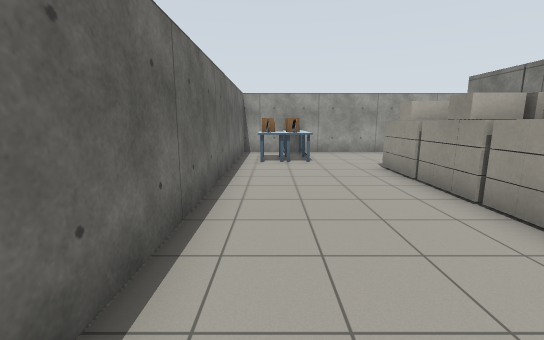
View 1 (above)

19 first-person views from a walk through a Gazebo world. The camera is 1.3 m above the floor, tilts 10° down and sees 90° across. Floor lines are 1 m apart. The floor is counted in squares, 1 m on a side. Each view is taken from the middle of a square. On the plan, view 1 faces up. The plan holds only what a view shows up to about 13 squares ahead; the rest is blank. Robots are left out. Gazebo's built-in surfaces are drawn with simple patterns. Some stock models are drawn as simple stand-ins. Some surface patterns are stand-ins.

View 2
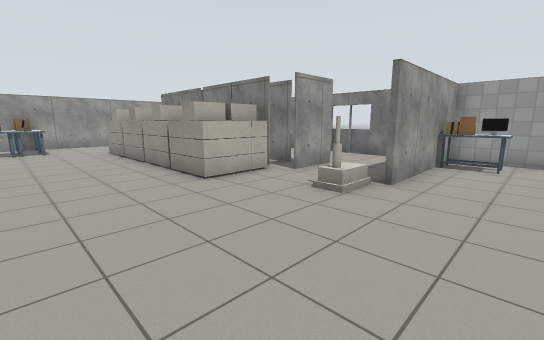

View 3
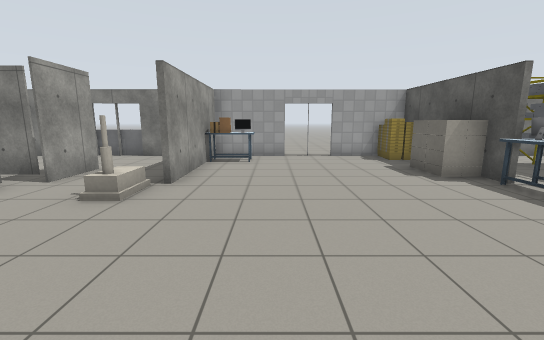

View 4
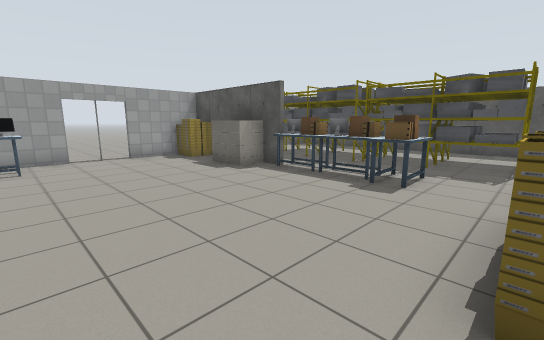

View 5
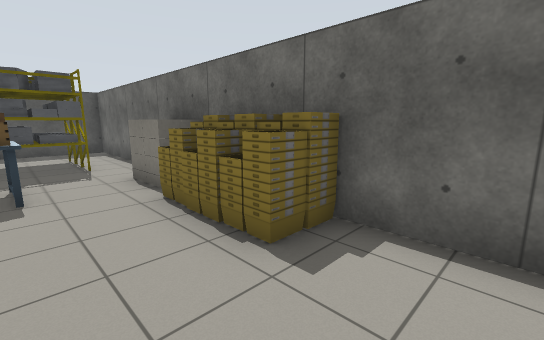

View 6
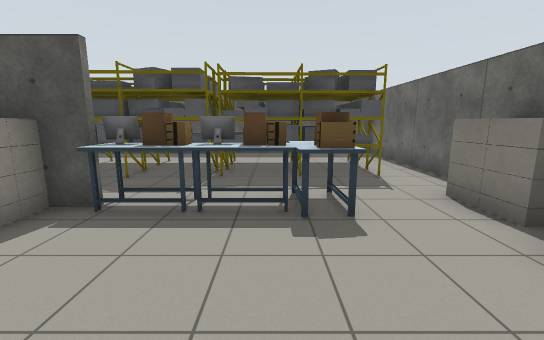

View 7
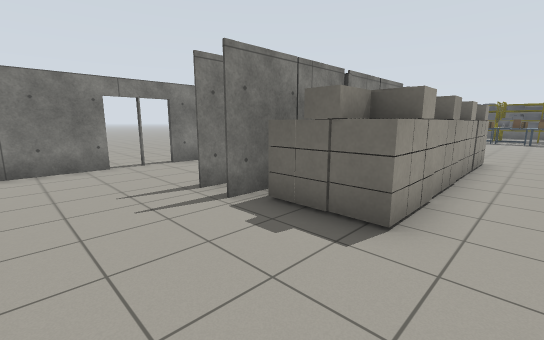

View 8
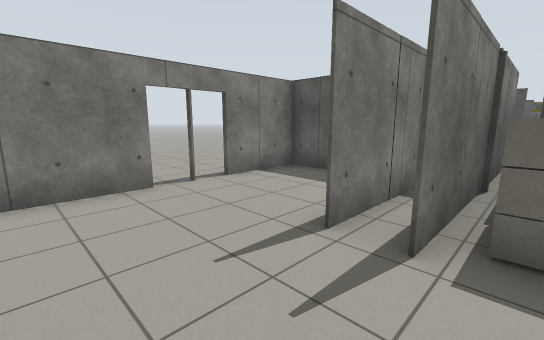

View 9
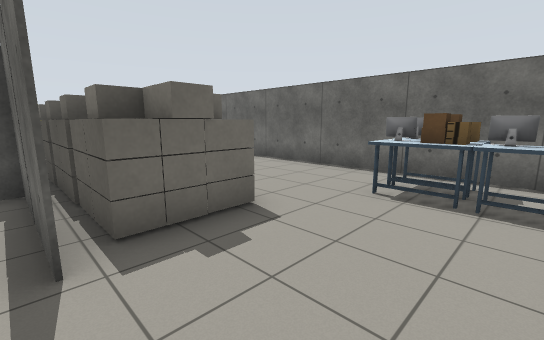

View 10
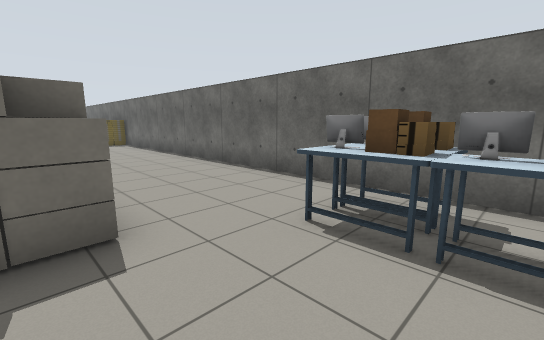

View 11
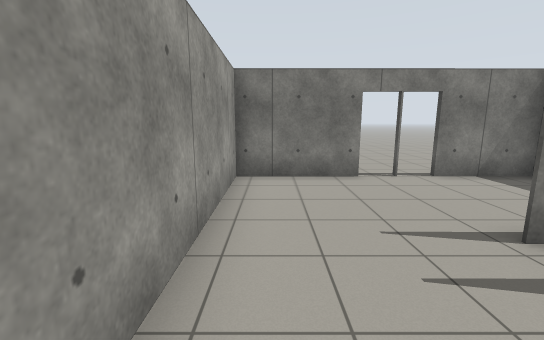

View 12
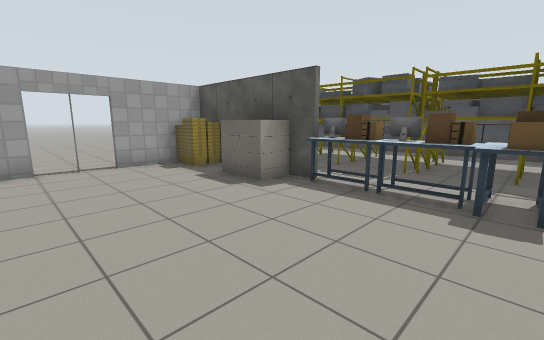

View 13
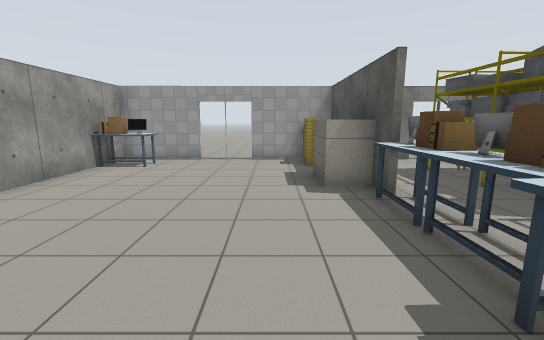

View 14
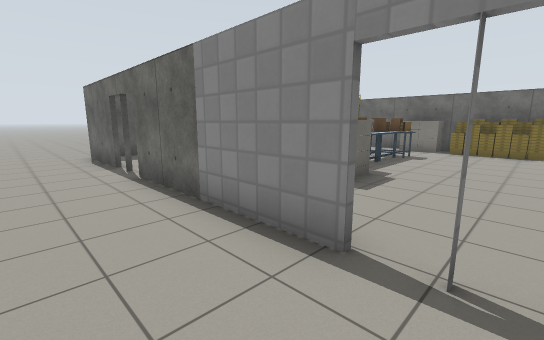

View 15
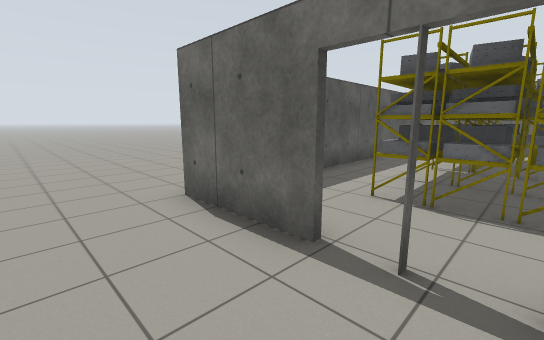

View 16
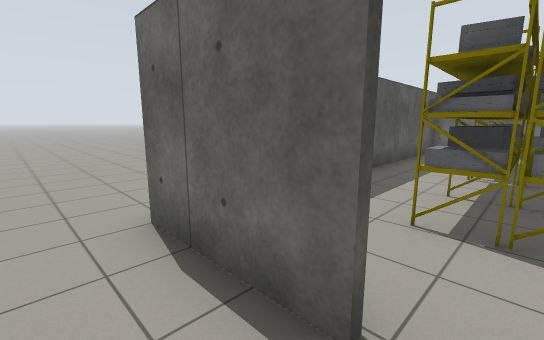

View 17
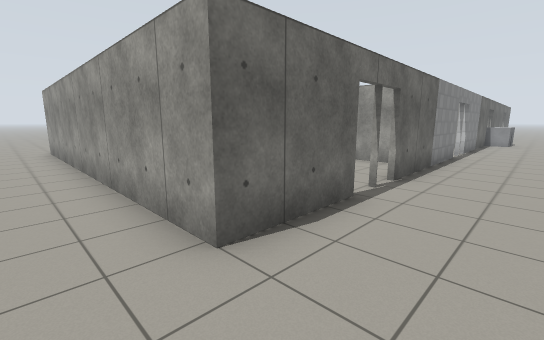

View 18
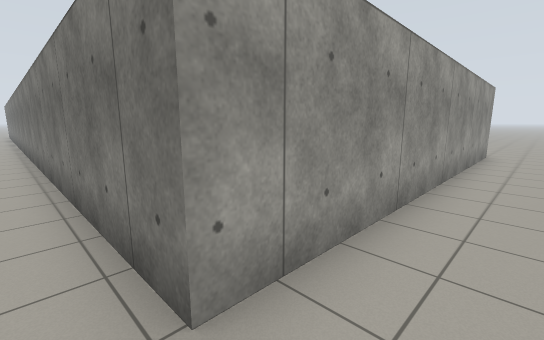

View 19
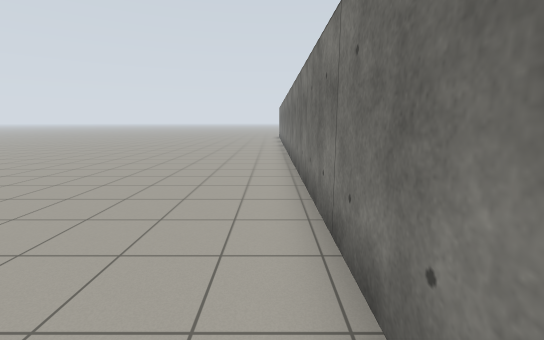

### Floor plan
Points are (right, up) in squares from view 1. A wall is a line through its corners. A room is listed if a view was taken in it or the views show most of it. See-through windows are left out.
Room 1 (views 1, 2, 3, 4, 5, 6, 7, 8, 9, 10, 11, 12, 13, 19)
walls: (5.7, 0.8) (5.8, 8.4); (6.7, 0.8) (6.7, 1.9); (5.6, -10.1) (10.5, -10) (10.5, -7.3); (10.5, -5.5) (10.5, -2.8) (5.5, -2.9); (6.7, 5.2) (6.8, 8.3); (9.6, -10.2) (8.3, -10.2); (9.2, 4.7) (10.5, 4.7) (10.5, 7.1); (10.5, -12.9) (10.5, -12.4); (10.5, 8.9) (10.5, 11.9) (-1.2, 11.8) (-1.1, -17.4) (10.3, -17.4); (10.6, -15.6) (10.6, -14.6); (-1.3, -17.6) (-1.3, 1.1)
ways out: opening at (-2.5, -18) to room 2; opening at (6.5, -1.5) to room 2; open door at (10.5, 8) to room 2; open door at (11, -13.5) to room 2; open door at (11, -6.5) to room 2
objects: house (-1, -10) to (0, -10); bucket (-1, -8) to (0, -8); bucket (-1, -6) to (0, -6); bucket (0, -7); desk (0, 9) to (0, 10); desk (0, 10) to (1, 11); shelf (1, -15) to (4, -14); shelf (1, -13) to (4, -13); desk (1, 9); desk (2, -11) to (2, -10); desk (3, -10) to (4, -10); house (3, 5) to (5, 6); house (3, 7) to (5, 8); house (4, 1) to (5, 2); house (4, 3) to (5, 4); shelf (5, -15) to (8, -14); shelf (5, -13) to (8, -13); desk (5, -10); house (5, -2); house (7, -10) to (8, -9); desk (9, -4); bucket (10, -10) to (10, -9)
Room 2 (views 14, 15, 16, 17, 18)
walls: (10.7, -2.6) (10.7, -5.5); (7.7, -0.1) (5.7, -0.1); (5.5, -2.7) (6, -2.7); (10.7, -7.3) (10.7, -12.9); (10.7, -14.6) (10.7, -17.5) (-1.3, -17.6)
ways out: opening at (-2.5, -18) to room 1; opening at (6.5, -1.5) to room 1; open door at (10.5, 8) to room 1; open door at (11, -13.5) to room 1; open door at (11, -6.5) to room 1
objects: grey box (11, 0) to (11, 1); grey box (11, 2)

Positions as (right, up) in squares from view 1, and headings:
1: (0, 0), facing up
2: (0, -5), facing up-right
3: (0, -5), facing right
4: (0, -4), facing down-right
5: (2, -4), facing down-left
6: (3, -6), facing down
7: (2, 11), facing down-right
8: (5, 11), facing down-right
9: (6, 11), facing down-left
10: (4, 11), facing down-left
11: (4, 11), facing right
12: (2, -5), facing down-right
13: (1, -8), facing right
14: (13, -6), facing down-left
15: (13, -13), facing down-left
16: (12, -14), facing down-left
17: (13, -19), facing up-left
18: (-2, -19), facing up-right
19: (-2, -12), facing up
